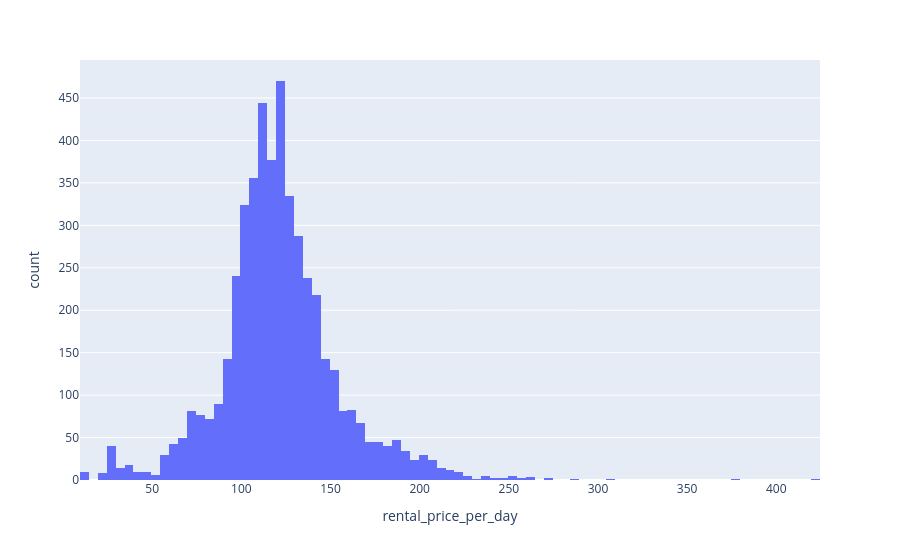

Notebook code cell kept with this figure:
### Code cell
fig = px.histogram(
    data,
    x="rental_price_per_day"
)
fig.show()

### Figure 1 — Plotly figure (JSON) as saved in the notebook; plotly's stock layout.template omitted (floating-point values rounded to 4 significant figures; data arrays with more than 128 entries replaced by an {"elided": "..."} marker saying what was removed)
{"data": [{"bingroup": "x", "hovertemplate": "rental_price_per_day=%{x}<br>count=%{y}<extra></extra>", "legendgroup": "", "marker": {"color": "#636efa", "pattern": {"shape": ""}}, "name": "", "orientation": "v", "showlegend": false, "type": "histogram", "x": {"elided": "4843 int values"}, "xaxis": "x", "yaxis": "y"}], "layout": {"barmode": "relative", "legend": {"tracegroupgap": 0}, "margin": {"t": 60}, "xaxis": {"anchor": "y", "domain": [0, 1], "title": {"text": "rental_price_per_day"}}, "yaxis": {"anchor": "x", "domain": [0, 1], "title": {"text": "count"}}}}
